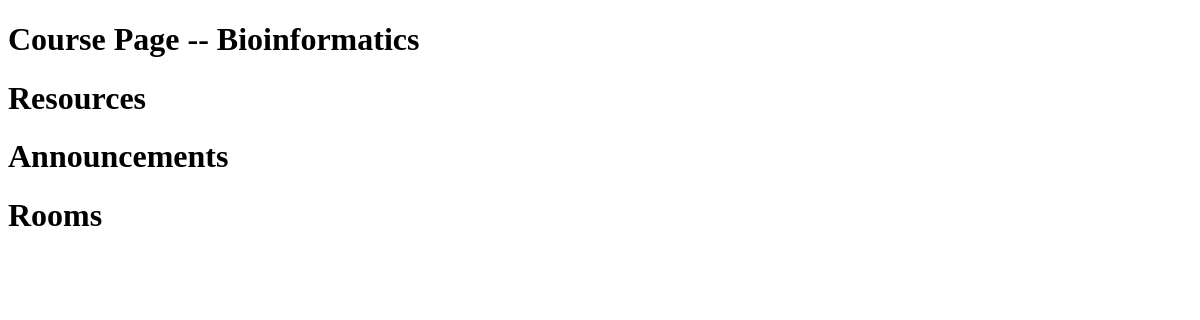
/course/16/, run on an earlier commit of the app's database.
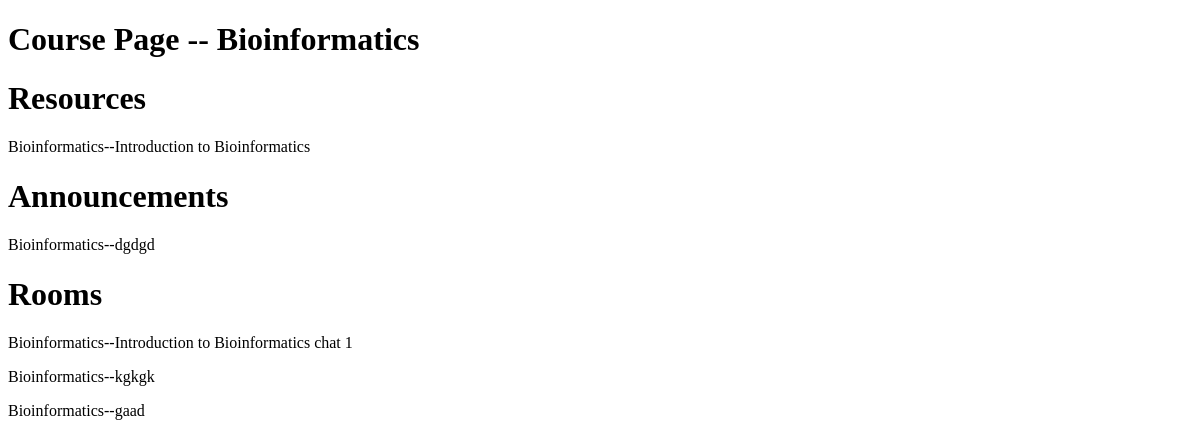
And on a later commit of the database.
### myapp/models.py (models this page shows)
class Course(models.Model):
    name = models.CharField(max_length=100)
    description = models.TextField(blank=True, null=True)
    instructor = models.ForeignKey(User, on_delete=models.CASCADE)
    course_participants = models.ManyToManyField(User, related_name='course_participants', blank=True)
    created = models.DateField(auto_now_add=True)
    updated = models.DateField(auto_now=True)
    def __str__(self):
        return self.name

class Resource(models.Model):
    name = models.CharField(max_length=100)
    course = models.ForeignKey(Course, on_delete=models.CASCADE)
    description = models.TextField(blank=True)
    youtubeLink = models.TextField(blank=True)
    file = models.FileField(upload_to='resources/', blank=True)
    def __str__(self):
        return self.name

class Announcement(models.Model):
    title = models.CharField(max_length=200)
    content = models.TextField(blank=True, null=True)
    course = models.ForeignKey(Course, on_delete=models.CASCADE)
    date = models.DateTimeField(auto_now_add=True)
    def __str__(self):
        return self.title

class Room(models.Model):
    room_topic = models.CharField(max_length=200, null=True)
    course = models.ForeignKey(Course, on_delete=models.CASCADE)
    room_description = models.TextField(null=True, blank=True)
    created  = models.DateTimeField(auto_now_add=True)
    def __str__(self):
        return self.room_topic

### myapp/views.py (the view)
# urls.py: path('course/<str:pk>/', views.coursePage, name='course'),
def coursePage(request, pk):
    course = Course.objects.get(id=pk)
    resources = Resource.objects.filter(course=course)
    announcements = Announcement.objects.filter(course=course)
    print(announcements)
    rooms = Room.objects.filter(course=course)
    context = {'course':course, 'resources':resources, 'announcements':announcements, 'rooms':rooms}
    return render(request, "myapp/course_page.html", context)

### myapp/templates/myapp/course_page.html (shortened to what this page needs)
<!DOCTYPE html>
<html lang="en">
<head>
</head>
<body>
    <h1>Course Page -- {{course}}</h1>
    <div>
        <h1>Resources</h1>
        {% for resource in resources %}
        <p>{{resource.course}}--{{resource}}</p>
        {% endfor %}
    </div>
    <div>
        <h1>Announcements</h1>
        {% for announcement in announcements %}
        <p>{{announcement.course}}--{{announcement}}</p>
        {% endfor %}
    </div>
    <div>
        <h1>Rooms</h1>
        {% for room in rooms %}
        <p>{{room.course}}--{{room}}</p>
        {% endfor %}
    </div>
</body>
</html>

What changed in the data, as far as the page shows it:
added Resource: course "Bioinformatics", name "Introduction to Bioinformatics"
added Announcement: course "Bioinformatics", title "dgdgd"
added Room: course "Bioinformatics", room_topic "Introduction to Bioinformatics chat 1"
added Room: course "Bioinformatics", room_topic "kgkgk"
added Room: course "Bioinformatics", room_topic "gaad"
